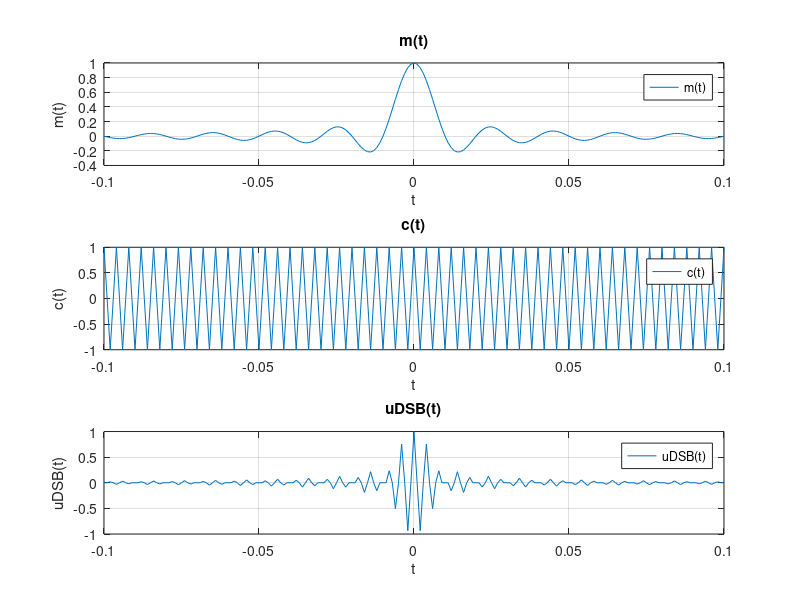

MATLAB code for this plot: (Note: this script raises an error after producing the figure.)
%201500127 Δημήτρης Ορεινός ’σκηση 4.2

clc
clear all

%Αρχικά ορίζουμε το σήμα πληροφορίας m(t),
%ορίζοντας το κατάλληλο διάνυσμα χρόνου, με σταθερό χρονικό βήμα ts=0,001sec. 
%Το σήμα m(t)ορίζεται ως εξής:m(t)=sinc(100*t)=sin(100*π*t)/(100*π*t),για t
%που ανήκει στο χρονικό διάστημα(ορισμένο ως 
%χρονικό διάνυσμα t)[-t0,t0].
%Η συνάρτηση sinc(x) είναι ουσιαστικά ίσοδύναμη με τη συνάρτηση sin(pi*x)/(pi*x).
    %Οι τιμές που είναι δυνατόν να επιστρέψει η συνάρτηση sinc(x) είναι οι
    %εξής:
          %y = sin(pi*x)/(pi*x)    αν x ~= 0
           %y= 1                   αν x == 0
   
%ορισμένο ως χρονικό διάνυσμα t [0,t0/3]. Για τη συγκεκριμένη άσκηση ορίζουμε ως σταθερές 
%τη χρονική σταθερά t0=0,15sec, το χρονικό βήμα(Περίοδος Δειγματοληψίας)ts=0,001sec, τη συχνότητα
%δειγματοληψίας fs=1/ts, το συχνοτικό βήμα df=0,3Hz
%και τη συχνότητα του φορέα fc=250Ηz. Ταυτόχρονα ορίζουμε  και το σήμα του
%φορέα, όπου c(t) =Αc*cos(2*π*fc*t), με Αc=1, το πλάτος του φέροντος κύματος.

t0 = 0.1;
ts = 0.001;
fc = 250;


snr = 10;
fs = 1/ts;
df = 0.3;





t=[-t0:ts:t0];
snr_lin = 10^(snr/10);




m=sinc(100.*t);


c = cos(2*pi*fc.*t);

u = m.*c;%Eίναι ο ορισμός του διαμορφωμένου κατά DSB σήματος uDSB(t)=m(t)*cos(2*π*fc*t).

figure(1);%Μέσω της εντολής figure ανοίγουμε ένα νέο παράθυρο σχεδίασης που το χωρίζουμε σε τρία μέρη.


subplot(3,1,1);

plot(t,m);%Στο πρώτο παράθυρο σχεδιάζουμε τη γραφική παράσταση του σήματος m(t) 
%σε συνάρτηση με το χρόνο t,
%χρησιμοποιώντας την εντολή plot(x,y),
%όπου σαν ανεξάρτητη μεταβλητή x,θα θεωρήσουμε το χρόνο t(το
%διάνυσμα χρόνου t)και σαν εξαρτημένη μεταβλητή y, τις τιμές του 
%του σήματος πληρφορίας m(t) ,για κάθε τιμή του χρόνου t(διάνυσμα χρόνου t).



grid

title('m(t)') , xlabel('t'), ylabel('m(t)'), legend('m(t)')
%Με τη χρήση των εντολών ylabel('text')
%, xlabel('text'), legend('text'), title('text'), 
%εισάγουμε κατάλληλους τίτλους αξόνων και γραφήματος, λεζάντα, πλέγμα και
%βαθμολόγηση αξόνων για τo γράφημα  του σήματος πληροφορίας m(t).


subplot(3,1,2);

plot(t,c);%Στο δεύτερο παράθυρο σχεδιάζουμε τη γραφική παράσταση του σήματος φορέα c(t) 
%σε συνάρτηση με το χρόνο t,
%χρησιμοποιώντας την εντολή plot(x,y),
%όπου σαν ανεξάρτητη μεταβλητή x,θα θεωρήσουμε το χρόνο t(το
%διάνυσμα χρόνου t)και σαν εξαρτημένη μεταβλητή y, τις τιμές του 
%του σήματος του φορέα c(t) , για κάθε τιμή του χρόνου t(διάνυσμα χρόνου t).


grid


title('c(t)') , xlabel('t'), ylabel('c(t)'), legend('c(t)')%Με τη χρήση των εντολών ylabel('text')
%, xlabel('text'), legend('text'), title('text'), 
%εισάγουμε κατάλληλους τίτλους αξόνων και γραφήματος, λεζάντα, πλέγμα και
%βαθμολόγηση αξόνων για τo γράφημα του σήματος  φορέα c(t).


pause(0);


subplot(3,1,3);

plot(t,u);%Στο τρίτο παράθυρο σχεδιάζουμε τη γραφική παράσταση του διαμορφωμένου σήματος διπλής
%πλευρικής ζώνης UDSB(t) 
%σε συνάρτηση με το χρόνο t,
%χρησιμοποιώντας την εντολή plot(x,y),
%όπου σαν ανεξάρτητη μεταβλητή x,θα θεωρήσουμε το χρόνο t(το
%διάνυσμα χρόνου t)και σαν εξαρτημένη μεταβλητή y, τις τιμές του 
%του σήματος uDSB(t) , για κάθε τιμή του χρόνου t(διάνυσμα χρόνου t).


grid

title('uDSB(t)') , xlabel('t'), ylabel('uDSB(t)'), legend('uDSB(t)')%Με τη χρήση των εντολών ylabel('text')
%, xlabel('text'), legend('text'), title('text'), 
%εισάγουμε κατάλληλους τίτλους αξόνων και γραφήματος, λεζάντα, πλέγμα και
%βαθμολόγηση αξόνων για τo γράφημα του  διαμορφωμένου κατά διαμόρφωση
%διπλής πλευρικής ζώνης σήματος uDSB(t).


pause(0);

%Με τη χρήση της βοηθητικής συνάρτησης [M,m,df]=fftseq(m,ts,df) και
%παράλληλα από τον γνωστό ορισμό του μετασχηματισμού Fourier 
%για τα συνεχή σήματα , δηλαδή το ολοκλήρωμα από το -t0 εώς το t0(Όλα τα
%σήματα m(t), c(t) και uDSB(t)τα ορίσαμε στο διάστημα [-t0,t0]) γινομένου του εκάστοτε σήματος με
%τον εκθετικό όρο e^(-j*2*π*f*t).
%υπολογίζουμε αναλυτικά,αλλά και μέσω των παρακάτω γραμμών κώδικα τους μετασχηματισμούς
%Fourier των σημάτων m(t), c(t) και UDSB(t).Τελικά θα προκύψει το ίδιο
%αποτέλεσμα και με τους δύο τρόπους για κάθε σήμα, δηλαδή: 
%Όσον αφορά το σήμα πληροφορίας m(t) θα ισχύει ότι:
%Από την ιδιότητα συμμετρίας του Μ/Σ Fourier είναι γνωστό ότι αν ο Μ/Σ Fourier ενός σήματος x(t) είναι X(ω), 
%τότε ο Μ/Σ Fourier του σήματος Χ(t)είναι 2πx(?ω) ή στο πεδίο της συχνότητας x(?f).
%’ρα ακολουθώντας την παραπάνω ιδιότητα:
%Μ(j*2*π*f)=(0,01)*(u(f+50)-u(f-50)),όπου u(f) η συνάρτηση παλμού,δηλαδή η διαφορά δύο τετραγωνικών παλμών που
%προσεγγίζονται σε ιδανικούς τετραγωνικούς παλμούς, όσο το "κεντραρισμένο"
%διάστημα συχνοτήτων στο μηδέν επεκτείνεται σε τιμές συχνότητας f που
%προσεγγίζουν το άπειρο με τη συγκεκριμένη συνάρτηση, να
%"ακουμπάει"(δηλαδή να αρχίσει και να σταματήσει να παίρνει  τιμές) τόσο ο παλμός του θετικού ημιάξονα, 
%όσο και ο παλμός του αρνητικού ημιάξονα , στις συχνότητες |f|=100Hz .
%Αυτή η συνάρτηση(θετική και αρνητική συχνοτική συνιστώσα) θα πάρει τη μέγιστη τιμή της 
%που είναι ίση με 0,01, για |f|=50Hz.

%C(j*2*π*f)=0,5*(δ(f+250)+δ(f-250)), δηλαδή το άθροισμα δύο συναρτήσεων δέλτα που
%προσεγγίζονται από στενούς παλμούς,με τη συγκεκριμένη συνάρτηση, να
%"ακουμπάει"(δηλαδή να αρχίσει και να σταματήσει να παίρνει σημαντικές τιμές) τόσο η θετική, όσο και η
%αρνητική συχνοτική συνιστώσα της, στη συχνότητες |f|=200Hz και |f|=300Hz .
%Αυτή η συνάρτηση(θετική και αρνητική συχνοτική συνιστώσα) θα πάρει τη μέγιστη τιμή της 
%που είναι ίση με 0,5 ,για |fc|=250Hz.

%(Ο τύπος της UDSB(j*2*π*f)=(Ac/2)*M(f-fc)+(Ac/2)*M(f+fc). έχει αποδειχθεί στην άσκηση 2 της εργασίας)
%UDSB(j*2*π*f)=(0,005)*(u(f-200)-u(f-300)+u(f+300)-u(f+200)),όπου u(f) η
%συνάρτηση παλμού,δηλαδή το άθροισμα δύο διαφορών δύο εκάστοτε τετραγωνικών παλμών που
%προσεγγίζονται σε ιδανικούς τετραγωνικούς παλμούς ο καθένας  κάθε φορά, όσο το "κεντραρισμένο"
%διάστημα συχνοτήτων στο μηδέν επεκτείνεται σε τιμές συχνότητας f που
%προσεγγίζουν το άπειρο με τη συγκεκριμένη συνάρτηση, να
%"ακουμπάει"(δηλαδή να αρχίσει και να σταματήσει να παίρνει  τιμές) τόσο ο παλμός του θετικού ημιάξονα, 
%όσο και ο παλμός του αρνητικού ημιάξονα , στις συχνότητες |f|=200Hz και |f|=300 Hz.
%Αυτή η συνάρτηση(θετική και αρνητική συχνοτική συνιστώσα) θα πάρει τη μέγιστη τιμή της 
%που είναι ίση με 0,005, για |f|=200Hz ή για |f|=300 Hz.


[M,m,df1]=fftseq(m,ts,df);


M = M/fs;

[U,u,df1] = fftseq(u,ts,df);

U = U/fs;



[C,c,df1] = fftseq(c,ts,df);

C=C/fs;


f = [0:df1:df1*(length(m)-1)]-fs/2;%Ορίζουμε κατάλληλο "κεντραρισμένο διάστημα συχνοτήτων στο 0, ώστε αργότερα 
%να σχεδιάσουμε τα φάσματα των σημάτων m(t),c(t) και uDSB(t)


figure(2);%Μέσω της εντολής figure ανοίγουμε ένα νέο παράθυρο σχεδίασης που το χωρίζουμε σε τρία μέρη.


subplot(3,1,1);

plot(f,abs(fftshift(M)));%Στο πρώτο παράθυρο σχεδιάζουμε τη γραφική παράσταση του σήματος του φορέα
%c(t) σε συνάρτηση με τη συχνότητα f ,
%χρησιμοποιώντας την εντολή plot(x,y),
%όπου σαν ανεξάρτητη μεταβλητή x,θα θεωρήσουμε τη συχνότητα f("κεντραρισμένο" διάνυσμα συχνοτήτων f στο μηδέν)
%και σαν εξαρτημένη μεταβλητή y, τις τιμές του του μέτρου του "κεντραρισμένου" στο μηδέν
%Μετασχηματισμού Fourier FFT  
%του σήματος πληροφορίας m(t) ,για κάθε τιμή της συχνότητας f("κεντραρισμένο"
%διάνυσμα συχνοτήτων f στο μηδέν).


grid

title('M(j*2*π*f)') , xlabel('f'), ylabel('M(j*2*π*f)'), legend('M(j*2*π*f)')
%Με τη χρήση των εντολών ylabel('text')
%, xlabel('text'), legend('text'), title('text'), 
%εισάγουμε κατάλληλους τίτλους αξόνων και γραφήματος, λεζάντα, πλέγμα και
%βαθμολόγηση αξόνων για τo φάσμα του σήματος πληροφορίας m(t).


subplot(3,1,2);

plot(f,abs(fftshift(C)));%Στο δεύτερο παράθυρο σχεδιάζουμε τη γραφική παράσταση του σήματος του φορέα
%c(t) σε συνάρτηση με τη συχνότητα f ,
%χρησιμοποιώντας την εντολή plot(x,y),
%όπου σαν ανεξάρτητη μεταβλητή x,θα θεωρήσουμε τη συχνότητα f("κεντραρισμένο" διάνυσμα συχνοτήτων f στο μηδέν)
%και σαν εξαρτημένη μεταβλητή y, τις τιμές του του μέτρου του "κεντραρισμένου" στο μηδέν
%Μετασχηματισμού Fourier FFT
%του σήματος του φορέα c(t) ,για κάθε τιμή της συχνότητας f("κεντραρισμένο"
%διάνυσμα συχνοτήτων f στο μηδέν).


grid

title('C(j*2*π*f)') , xlabel('f'), ylabel('C(j*2*π*f)'), legend('C(j*2*π*f)')
%Με τη χρήση των εντολών ylabel('text')
%, xlabel('text'), legend('text'), title('text'), 
%εισάγουμε κατάλληλους τίτλους αξόνων και γραφήματος, λεζάντα, πλέγμα και
%βαθμολόγηση αξόνων για τo φάσμα του σήματος του φορέα c(t).





subplot(3,1,3);


plot(f,abs(fftshift(U)));%Στο τρίτο παράθυρο σχεδιάζουμε τη γραφική παράσταση του διαμορφωμένου σήματος 
%κατά διαμόρφωση διπλής πλευρικής ζώνης(DSB)
%σε συνάρτηση με τη συχνότητα f ,
%χρησιμοποιώντας την εντολή plot(x,y),
%όπου σαν ανεξάρτητη μεταβλητή x,θα θεωρήσουμε τη συχνότητα f("κεντραρισμένο" διάνυσμα συχνοτήτων f στο μηδέν)
%και σαν εξαρτημένη μεταβλητή y, τις τιμές του του μέτρου του "κεντραρισμένου" στο μηδέν
%Μετασχηματισμού Fourier FFT
%του σήματος UDSB(t) ,για κάθε τιμή της συχνότητας f("κεντραρισμένο" διάνυσμα συχνοτήτων f στο μηδέν)

title('UDSB(j*2*π*f)') , xlabel('f'), ylabel('UDSB(j*2*π*f)'), legend('UDSB(j*2*π*f)')
%Με τη χρήση των εντολών ylabel('text')
%,xlabel('text'), legend('text'), title('text'), 
%εισάγουμε κατάλληλους τίτλους αξόνων και γραφήματος, λεζάντα, πλέγμα και
%βαθμολόγηση αξόνων για τo φάσμα του διαμορφωμένου κατά διαμόρφωση διπλής
%πλευρικής ζώνης σήματος uDSB(t).


grid


pause(0);

%’φου θέλουμε να υπολογίσουμε την ισχύ του διαμορφωμένου σήματος, θεωρώντας
%ότι το σήμα πληροφορίας m(t) είναι περιοδικό με περίοδο Τ=2msec, τότε για
%το πρόγραμμα στη matlab, θα πρέπει να ξαναορίσουμε τα σήματα m(t), c(t)
%και uDSB(t), αλλά και το χρονικό διάστημα που ορίζονται(σαν χρονικό
%διάνυσμα t1)με τέτοιο τρόπο ώστε να  πάρουμε τον ίδιο αριθμό στοιχείων ώντας
%το m(t) περιοδικό,αλλάζοντας και τη τιμή του χρονικού βήματος ts που θα είναι:ts=0.002/length(t).



ts1=0.002/length(t);

fs1=1/ts1;

t1=[-0.001:ts1:0.001];

m1=sinc(100.*t1);


c1=cos(2*pi*fc*t1);

u1=m1.*c1;

%Έπειτα υπολογίζουμε θεωρητικά την ισχύ του διαμορφωμένου  σήματος uDSB(t), αν
%θεωρήσουμε ότι το  m(t) είναι περιοδικό με περίοδο Τ=t0.Ισχύει από τη
%θεωρία ότι Pu=Pm/2=0,5, όπου Pm=1 η μέση ισχύς του σήματος πληροφορίας
%m(t) που υπολογίζεται από το ολοκλήρωμα της συνάρτησης m(t)^2 στο χρόνο από -t0/2 εώς t0/2,
%διαιρούμενο με τη περίοδο του σήματος που είναι ίση με τη χρονική σταθερά
%T=0,002.

%Αν υπολογίσουμε την ίδια ισχύ με τη χρήση της βοηθητικής συνάρτησης που
%ορίσαμε παρακάτω, τότε διαπιστώνουμε πώς προέκυψε σχεδόν η ίδια ισχύς ίση
%με Pu=0,4954 με ελάχιστη απόκλιση από τη θεωρητική τιμή Pu που υπολογίσαμε
%παραπάνω.
%Παρατηρούμε όμως ότι για περιόδους Τ<=0,002, δηλαδή όσο περισσότερο
%μειώνουμε τη περίοδο Τ, για το συγκεκριμένο σήμα m(t) πάντα
%θα προκύπτει, όσον αφορά τη τάξη μεγέθους,αλλά και τη τιμή της ολοένα και μεγαλύτερη ισχύς, 
%επίσης και πιο μεγάλη τιμή ισχύος θορύβου,αλλά ο θόρυβος 
%θα καλύπτει σε ολοένα και μεγαλύτερο βαθμό το σήμα. Αν όμως αυξάνουμε
%τη περίοδο, δηλαδή  Τ>0,002, τότε θα έχουμε μικρότερη ισχύ ως προς τη τάξη
%μεγέθους, αλλά και τη τιμή της επίσης και πιο μικρή τιμή ισχύος θορύβου, 
%και το σήμα θα υπερισχύει ολοένα και περισσότερο του θορύβου.

%Με βάση την ισχύ PR(τη τιμή ισχύος που θα πάρουμε ανάλογα με τις μεταβολές που αναφέραμε 
%προηγουμένως στη περίοδο του m(t)) του διαμορφωμένου σήματος στο δέκτη  που υπολογίσαμε πριν, 
%υπολογίζουμε την ισχύ του θορύβουστον δέκτη PN με τη χρήση του λόγου σήματος 
%προς θόρυβο στον δέκτη SNR=log2(PR/PN),όπου θα
%χρησιμοποιήσουμε τη τιμή της ισχύος του θορύβου που βρήκαμε για να
%λάβουμε τη τετραγωνική της ρίζα και τη πολλαπλασιάζουμε με κάποια τυχαία κατανομή 
%για να δημιουργήσουμε τη συνάρτηση του θορύβου, που θα προστεθεί στην αρχική συνάρτηση 
%του διαμορφωμένου σήματος UDSB(t).Με ελάχιστη απόκλιση θα προκύψει το ίδιο
%αποτέλεσμα  για το θόρυβο που προστίθεται στο διαμορφωμένο σήμα uDSB(t),αν
%θέσουμε ως ισχύ την ισχύ που υπολογίσαμε με τη χρήση της βοηθητικής
%συνάρτησης p=spower(x).


signal_power=spower(u1);

signal_power_1=spower(u);

noise_power=signal_power/snr_lin;

noise_power_1=signal_power_1/snr_lin;

noise_std=sqrt(noise_power);


noise = noise_std*randn(1,length(u));



r=u+noise;

[U,u,df1]=fftseq(u,ts,df);

U=U/fs;

[R,r,df1]=fftseq(r,ts,df);%Με τη χρήση της βοηθητικής συνάρτησης [M,m,df]=fftseq(m,ts,df)
%υπολογίζουμε το μετασχηματισμό Fourier του διαμορφωμένου σήματος που
%προκύπτει αν προστεθεί σε αυτό ο θόρυβος που υπολογίσαμε προηγουμένως.


R=R/fs;







figure(3);%Μέσω της εντολής figure ανοίγουμε ένα νέο παράθυρο σχεδίασης που το χωρίζουμε σε δύο μέρη.


subplot(2,1,1);

plot(t,noise(1:length(t)));%Στο πρώτο παράθυρο σχεδιάζουμε τη γραφική παράσταση του σήματος θορύβου  
%σε συνάρτηση με το χρόνο t,
%χρησιμοποιώντας την εντολή plot(x,y),
%όπου σαν ανεξάρτητη μεταβλητή x,θα θεωρήσουμε το χρόνο t(το
%διάνυσμα χρόνου t)και σαν εξαρτημένη μεταβλητή y, τις τιμές του 
%του σήματος θορύβου ,για κάθε τιμή του χρόνου t(διάνυσμα χρόνου t).


title('noise(t)') , xlabel('t'), ylabel('noise(t)'), legend('noise(t)')%Με τη χρήση των εντολών ylabel('text')
%, xlabel('text'), legend('text'), title('text'), 
%εισάγουμε κατάλληλους τίτλους αξόνων και γραφήματος, λεζάντα, πλέγμα και
%βαθμολόγηση αξόνων για τo γράφημα  του σήματος θορύβου.


grid



subplot(2,1,2);

plot(t,r(1:length(t))); %Στο δεύτερο παράθυρο σχεδιάζουμε τη γραφική παράσταση του διαμορφωμένου σήματος 
%κατά διαμόρφωση διπλής πλευρικής ζώνης(DSB) που του 
%έχει προστεθεί θορύβος σε συνάρτηση με το χρόνο t,
%χρησιμοποιώντας την εντολή plot(x,y),
%όπου σαν ανεξάρτητη μεταβλητή x,θα θεωρήσουμε το χρόνο t(το
%διάνυσμα χρόνου t)και σαν εξαρτημένη μεταβλητή y, τις τιμές του 
%του σήματος uDSB(t) που του έχει προστεθεί θορύβος ,για κάθε τιμή του χρόνου t(διάνυσμα χρόνου t).



title('r(t)') , xlabel('t'), ylabel('r(t)'), legend('r(t)')%Με τη χρήση των εντολών ylabel('text')
%, xlabel('text'), legend('text'), title('text'), 
%εισάγουμε κατάλληλους τίτλους αξόνων και γραφήματος, λεζάντα, πλέγμα και
%βαθμολόγηση αξόνων για τo γράφημα  του σήματος r(t) που προκύπτει από το άθροισμα του αρχικού 
%διαμορφωμένου uDSB(t) και του θορύβου που υπολογίσαμε προηγουμένως.



grid


pause(0);


figure(4);%Μέσω της εντολής figure ανοίγουμε ένα νέο παράθυρο σχεδίασης που το χωρίζουμε σε δύο μέρη.


subplot(2,1,1);

plot(f,abs(fftshift(U)));%Στο πρώτο παράθυρο σχεδιάζουμε τη γραφική παράσταση του διαμορφωμένου σήματος 
%κατά διαμόρφωση διπλής πλευρικής ζώνης(DSB)
%σε συνάρτηση με τη συχνότητα f ,
%χρησιμοποιώντας την εντολή plot(x,y),
%όπου σαν ανεξάρτητη μεταβλητή x,θα θεωρήσουμε τη συχνότητα f("κεντραρισμένο" διάνυσμα συχνοτήτων f στο μηδέν)
%και σαν εξαρτημένη μεταβλητή y, τις τιμές του μέτρου του "κεντραρισμένου" στο μηδέν
%Μετασχηματισμού Fourier FFT 
%του σήματος uDSB(t) ,για κάθε τιμή της συχνότητας f("κεντραρισμένο"
%διάνυσμα συχνοτήτων f στο μηδέν).

grid


title('UDSB(j*2*π*f)') , xlabel('f'), ylabel('UDSB(j*2*π*f)'), legend('UDSB(j*2*π*f)')
%Με τη χρήση των εντολών ylabel('text')
%,xlabel('text'), legend('text'), title('text'), 
%εισάγουμε κατάλληλους τίτλους αξόνων και γραφήματος, λεζάντα, πλέγμα και
%βαθμολόγηση αξόνων για τo φάσμα του διαμορφωμένου κατά διαμόρφωση διπλής
%πλευρικής ζώνης σήματος uDSB(t).





subplot(2,1,2);



plot(f,abs(fftshift(R)));
%Στο δεύτερο παράθυρο σχεδιάζουμε τη γραφική παράσταση του σήματος r(t)που προκύπτει από το
%άθροισμα του διαμορφωμένου σήματος 
%κατά διαμόρφωση διπλής πλευρικής ζώνης(DSB) και του σήματος θορύβου που
%υπολογίσαμε σε συνάρτηση με τη συχνότητα f ,χρησιμοποιώντας την εντολή plot(x,y),
%όπου σαν ανεξάρτητη μεταβλητή x,θα θεωρήσουμε τη συχνότητα f("κεντραρισμένο" διάνυσμα συχνοτήτων f στο μηδέν)
%και σαν εξαρτημένη μεταβλητή y, τις τιμές μέτρου του "κεντραρισμένου" στο μηδέν
%Μετασχηματισμού Fourier FFT του σήματος 
%του σήματος uDSB(t) ,για κάθε τιμή της συχνότητας f("κεντραρισμένο"
%διάνυσμα συχνοτήτων f στο μηδέν).


grid

title('R(j*2*π*f)') , xlabel('f'), ylabel('R(j*2*π*f)'), legend('R(j*2*π*f)')
%Με τη χρήση των εντολών ylabel('text')
%,xlabel('text'), legend('text'), title('text'), 
%εισάγουμε κατάλληλους τίτλους αξόνων και γραφήματος, λεζάντα, πλέγμα και
%βαθμολόγηση αξόνων για τo φάσμα του σήματος που αποτελεί άθροισμα του σήματος θορύβου που βρήκαμε
%προηγουμένως και του διαμορφωμένου κατά διαμόρφωση διπλής
%πλευρικής ζώνης σήματος uDSB(t).



pause(0);

%Εδώ δημιουργήσαμε τη βοηθητική συνάρτηση για τον υπολογισμό του
%Μετασχηματισμού Fourier του εκάστοτε συνεχούς σήματος που χρειάζεται.



function[M,m,df]=fftseq(m,ts,df)
fs=1/ts;

if(nargin==2)

    n1 = 0;

else
    
    n1 = fs/df;
end

n2 = length(m);


n = 2^(max(nextpow2(n1),nextpow2(n2)));


M = fft(m,n);


m = [m,zeros(1,n-n2)];


df = fs/n;

end



function p=spower(x)%Εδώ δημιουργήσαμε τη βοηθητική συνάρτηση για τον υπολογισμό της
%ισχύος του εκάστοτε συνεχούς σήματος που χρειάζεται.


p = (norm(x)^2)/length(x);

end
